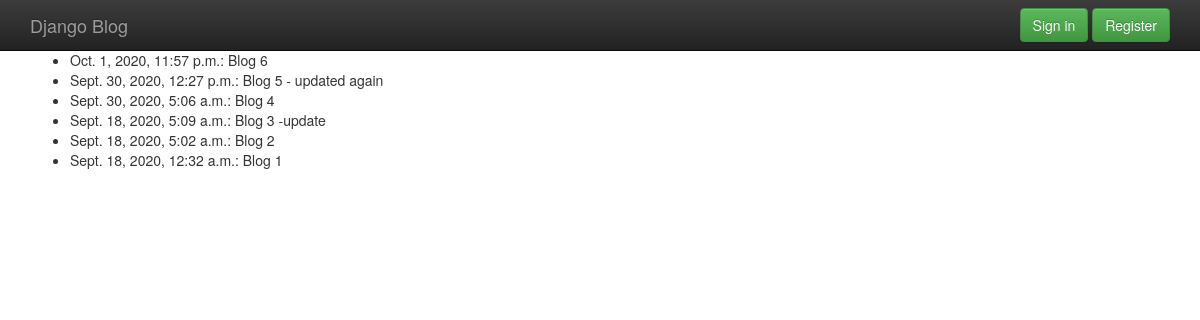
Before: /archive/ with the older database file.
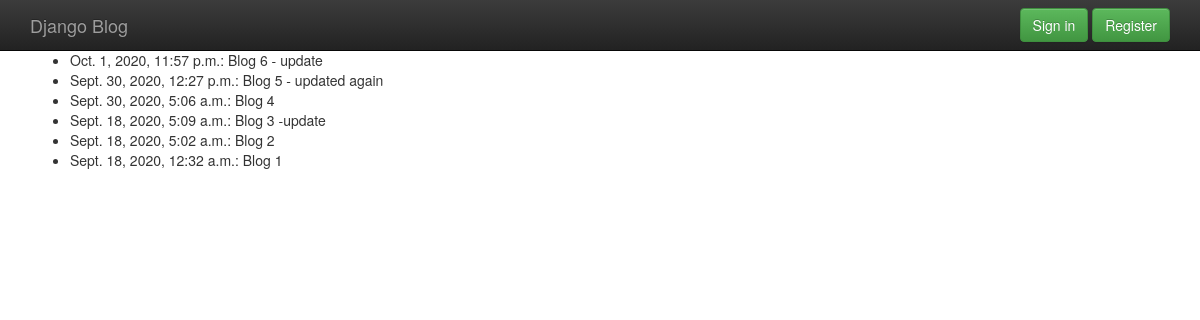
After: the same page with the newer database file.
### blog/models.py (models this page shows, shortened)
class Post(models.Model):
    title = models.CharField(max_length=100)
    content = models.TextField()
    date_posted = models.DateTimeField(default=timezone.now)
    author = models.ForeignKey(User, on_delete=models.CASCADE)

### blog/templates/blog/post_archive.html (shortened to what this page needs)
{% extends 'blog/base.html' %}
{% load crispy_forms_tags %}
{% block content %}
<div class="container">
    <section>
        <ul>
            {% for post in latest %}
                 <li>{{ post.date_posted }}: {{ post.title }}</li>
            {% endfor %}
        </ul>
    </section>
</div>
{% endblock content %}

Changed rows visible on the page:
changed Post: title "Blog 6" → "Blog 6 - update"
